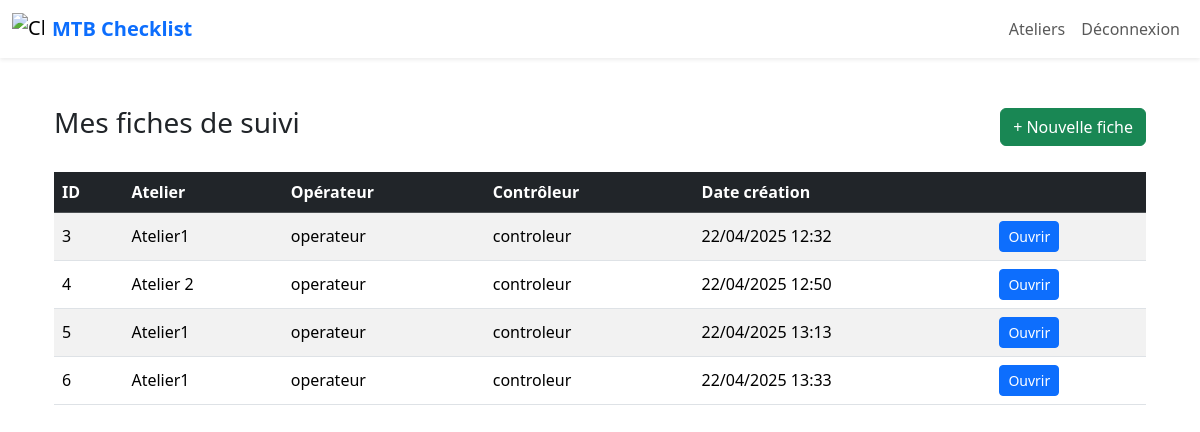
The app's page / (signed in) with its own data.
### checklist/models.py (models this page shows, shortened)
class FicheSuivi(models.Model):
    operateur = models.ForeignKey(User, related_name='fiches_operateur', on_delete=models.CASCADE)
    atelier = models.ForeignKey(Atelier, on_delete=models.CASCADE)
    controleur = models.ForeignKey(User, related_name='fiches_controleur', on_delete=models.CASCADE)
    incidents = models.ManyToManyField(Incident, blank=True)
    retour_experience = models.OneToOneField(RetourExperience, null=True, blank=True, on_delete=models.SET_NULL)
    date_creation = models.DateTimeField(auto_now_add=True)
    valide_par_operateur = models.ForeignKey(User, null=True, blank=True, related_name='fiches_validees_operateur', on_delete=models.SET_NULL)
    date_validation_operateur = models.DateTimeField(null=True, blank=True)
    valide_par_controleur = models.ForeignKey(User, null=True, blank=True, related_name='fiches_validees_controleur', on_delete=models.SET_NULL)
    date_validation_controleur = models.DateTimeField(null=True, blank=True)

class Atelier(models.Model):
    nom = models.CharField(max_length=100)

### checklist/views.py (the view)
# urls.py: path('', views.accueil, name='accueil'),
@login_required
def accueil(request):
    fiches = FicheSuivi.objects.filter(operateur=request.user)
    return render(request, 'checklist/accueil.html', {'fiches': fiches})

### checklist/templates/checklist/accueil.html (shortened to what this page needs)
{% extends "base.html" %}
{% block content %}
<div class="container mt-5">
  <div class="d-flex justify-content-between align-items-center mb-4">
    <h1 class="h3">Mes fiches de suivi</h1>
    <a href="{% url 'checklist:nouvelle_fiche' %}" class="btn btn-success">+ Nouvelle fiche</a>
  </div>
  {% if fiches %}
    <div class="table-responsive">
      <table class="table table-striped table-hover align-middle">
        <thead class="table-dark">
          <tr>
            <th>ID</th>
            <th>Atelier</th>
            <th>Opérateur</th>
            <th>Contrôleur</th>
            <th>Date création</th>
            <th></th>
          </tr>
        </thead>
        <tbody>
        {% for fiche in fiches %}
          <tr>
            <td>{{ fiche.id }}</td>
            <td>{{ fiche.atelier.nom }}</td>
            <td>{{ fiche.operateur.get_full_name }}</td>
            <td>{{ fiche.controleur.get_full_name }}</td>
            <td>{{ fiche.date_creation|date:'d/m/Y H:i' }}</td>
            <td><a href="{% url 'checklist:fiche_detail' fiche.id %}" class="btn btn-primary btn-sm">Ouvrir</a></td>
          </tr>
        {% endfor %}
        </tbody>
      </table>
    </div>
  {% else %}
    <div class="alert alert-info">Aucune fiche de suivi pour l’instant.</div>
  {% endif %}
</div>
{% endblock %}

### theme/templates/base.html (shortened to what this page needs)
{% load static %}
<!DOCTYPE html>
<html lang="fr">
<head>
    <link href="https://cdn.jsdelivr.net/npm/bootstrap@5.3.2/dist/css/bootstrap.min.css" rel="stylesheet">
    <link href="https://cdn.jsdelivr.net/npm/bootstrap-icons@1.11.3/font/bootstrap-icons.css" rel="stylesheet">
    <link href="/static/css/styles.css" rel="stylesheet">
</head>
<body class="bg-gray-100 min-h-screen">
{% if not request.path|slice:":18" == "/accounts/login" and not request.path|slice:":19" == "/accounts/signup" and not request.path|slice:":25" == "/accounts/password_reset" %}
<nav class="navbar navbar-expand-lg navbar-light bg-white shadow-sm mb-4">
  <div class="container-fluid">
    <a class="navbar-brand d-flex align-items-center gap-2" href="/">
      <img src="https://cdn-icons-png.flaticon.com/512/2919/2919600.png" alt="Checklist Logo" width="32" height="32">
      <span class="fw-bold text-primary">MTB Checklist</span>
    </a>
    <div class="collapse navbar-collapse justify-content-end" id="mainNavbar">
      <ul class="navbar-nav mb-2 mb-lg-0">
        <li class="nav-item">
          <a class="nav-link" href="{% url 'checklist:atelier_list' %}">Ateliers</a>
        </li>
        {% if user.is_authenticated %}
        <li class="nav-item">
          <a class="nav-link" href="/accounts/logout/">Déconnexion</a>
        </li>
        {% endif %}
      </ul>
    </div>
  </div>
</nav>
{% endif %}
<main class="container mx-auto py-8">
    {% block content %}{% endblock %}
</main>
</body>
</html>

### records on screen
FicheSuivi: id "3", atelier.nom "Atelier1", operateur.get_full_name "operateur", controleur.get_full_name "controleur", date_creation "22/04/2025 12:32"
FicheSuivi: id "4", atelier.nom "Atelier 2", operateur.get_full_name "operateur", controleur.get_full_name "controleur", date_creation "22/04/2025 12:50"
FicheSuivi: id "5", atelier.nom "Atelier1", operateur.get_full_name "operateur", controleur.get_full_name "controleur", date_creation "22/04/2025 13:13"
FicheSuivi: id "6", atelier.nom "Atelier1", operateur.get_full_name "operateur", controleur.get_full_name "controleur", date_creation "22/04/2025 13:33"
